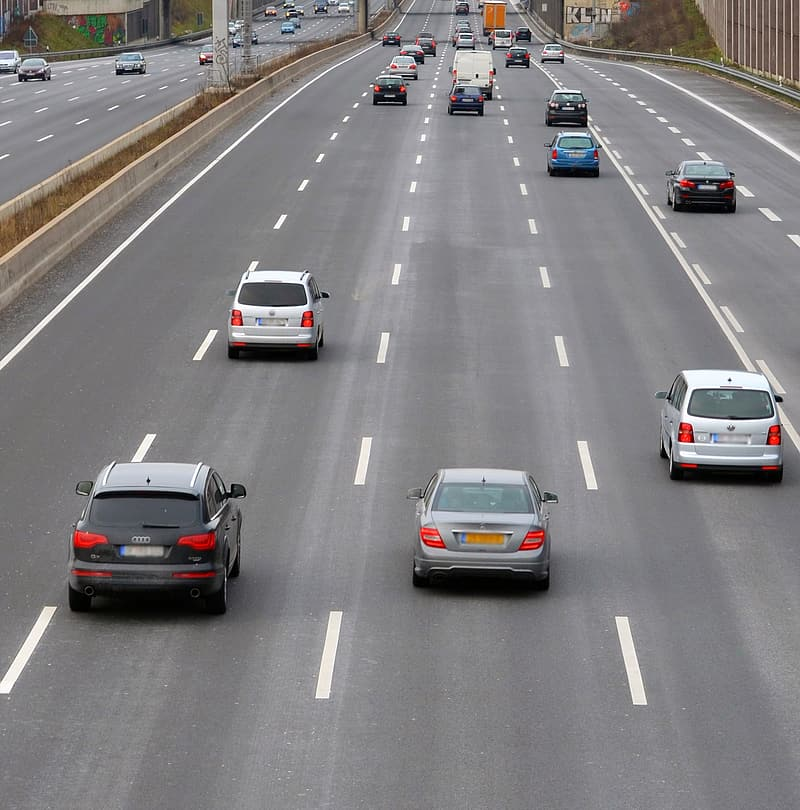
#> input picture My First AI !/Car & Pedestrian Tracker.py/Cars_Road.jpg, 800 x 810 px, found by its file name
$ python 'The Car Tracker App.py'
#> lines starting #> are read from the running program, lines starting #| are printed output that depends on the picture; after the words box and inside, x2 and y2 are one past the last pixel; in counts of white or black regions, pixels touching at a corner belong together
# 1. Import OpenCV.
import cv2

# 2. Import our pre-trained car classifier << Downloaded from GitHub >>. (I had to ad the whole path for it to work)
trained_car_file = 'D:\Escritorio\Programming\My First AI !\Car & Pedestrian Tracker.py\haarcascade_car_detector.xml'

# 2.1. Create or car classifier:
car_tracker = cv2.CascadeClassifier(trained_car_file )

# 3. Import a image of a car.
img_file = 'D:\Escritorio\Programming\My First AI !\Car & Pedestrian Tracker.py\Cars_Road.jpg'

# 3.1. Create a OpenCV image (So it can work with it) << It reads all the pixels data of the image file as a multidimentional array >>:
img = cv2.imread(img_file)
#> img is the input picture: shape (810, 800, 3); mean B, G, R 129, 127.4, 129.6

# 4. Convert the image to grayscale (needed for haar cascade)
grayscaled_image = cv2.cvtColor(img, cv2.COLOR_BGR2GRAY)
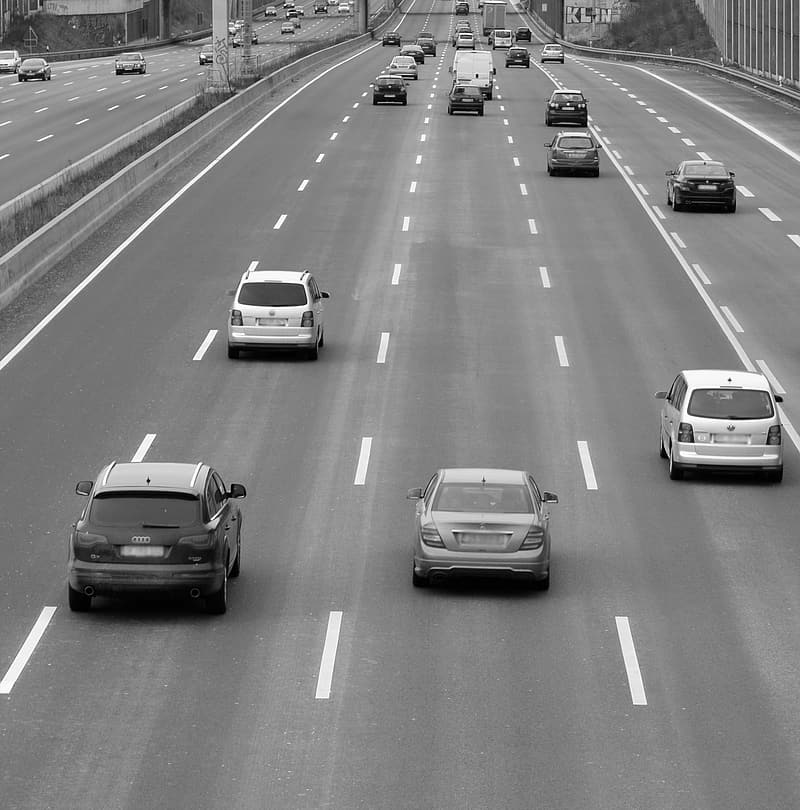
#> grayscaled_image: shape (810, 800); min 0, max 255, mean 128.2

# 5. Detect cars (Aplly the classifier to the grayscaled image, no matter the size of the car)
cars = car_tracker.detectMultiScale(grayscaled_image)
#> cars = [[276, 18, 23, 23], [492, 32, 50, 50], [103, 40, 50, 50], [7, 44, 52, 52], [354, 56, 68, 68], [428, 63, 75, 75], [534, 68, 70, 70], [523, 107, 102, 102], [646, 130, 113, 113], [204, 261, 147, 147], [384, 450, 210, 210]]

print(cars)
#| [[276  18  23  23]
#|  [492  32  50  50]
#|  [103  40  50  50]
#|  [  7  44  52  52]
#|  [354  56  68  68]
#|  [428  63  75  75]
#|  [534  68  70  70]
#|  [523 107 102 102]
#|  [646 130 113 113]
#|  [204 261 147 147]
#|  [384 450 210 210]]
# This prints the location of the car with square/rectangle coordinates.

# 6.  Draw rectangles around the cars:
for (x, y, w, h) in cars:
    cv2.rectangle(img, (x, y), (x+w, y+h), (0,0,255), 2)
#> this loop made 11 passes
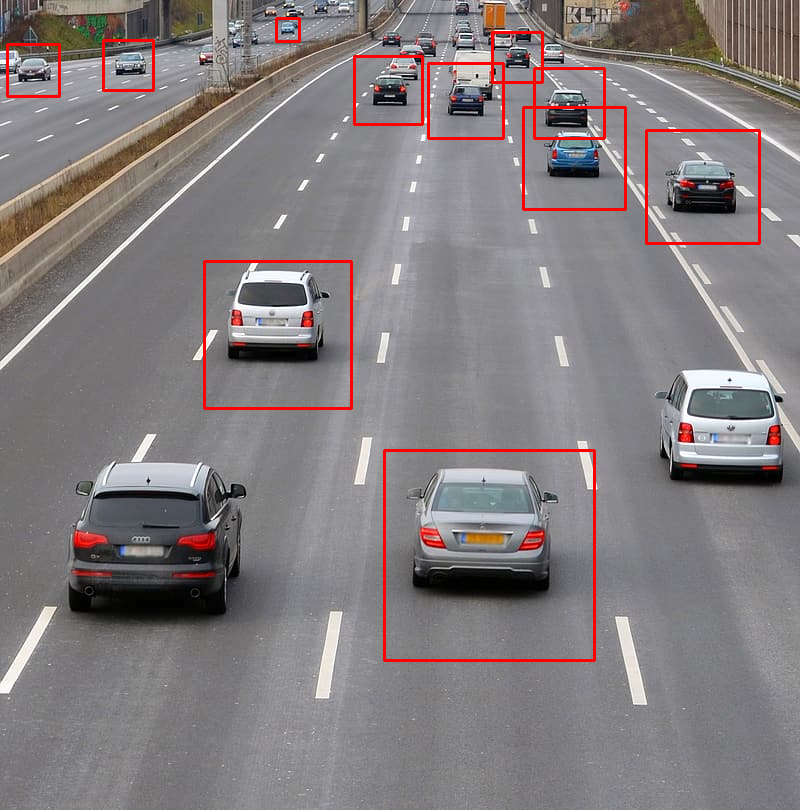
#> img: shape (810, 800, 3); 1.76% of pixels changed, all inside (x1, y1, x2, y2) = (6, 17, 761, 662)


# 7. Display the image:
cv2.imshow('Image Car Detector', img)

# Don't autoclose (Wait for a key press)
cv2.waitKey()


print('Code Completed')
